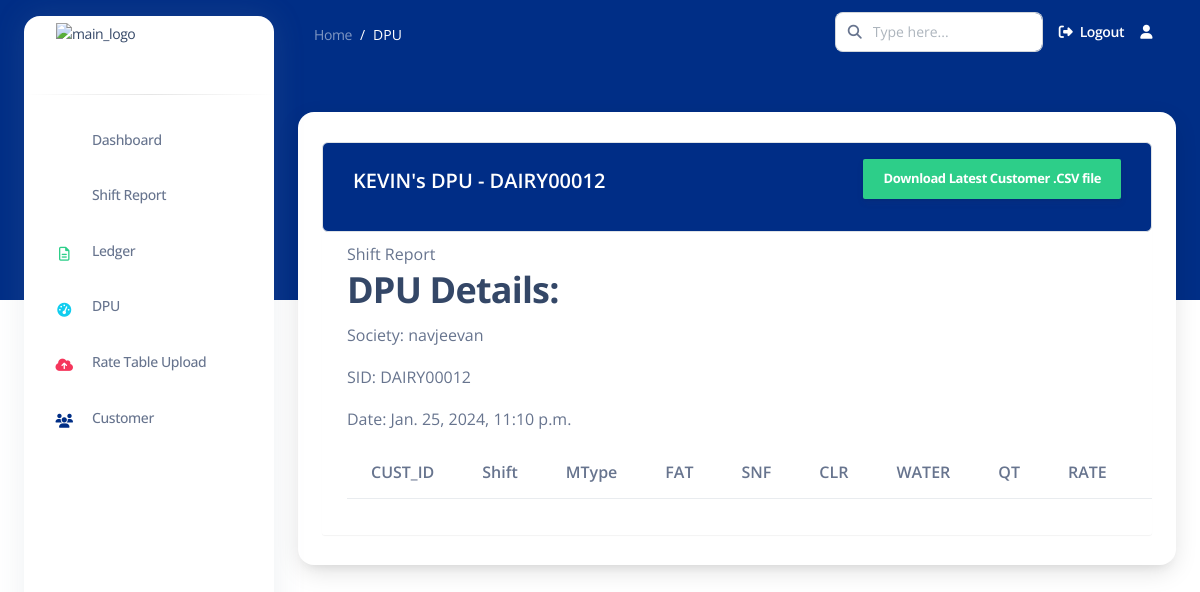
The app's page /dpudetails/DAIRY00012/, older data.
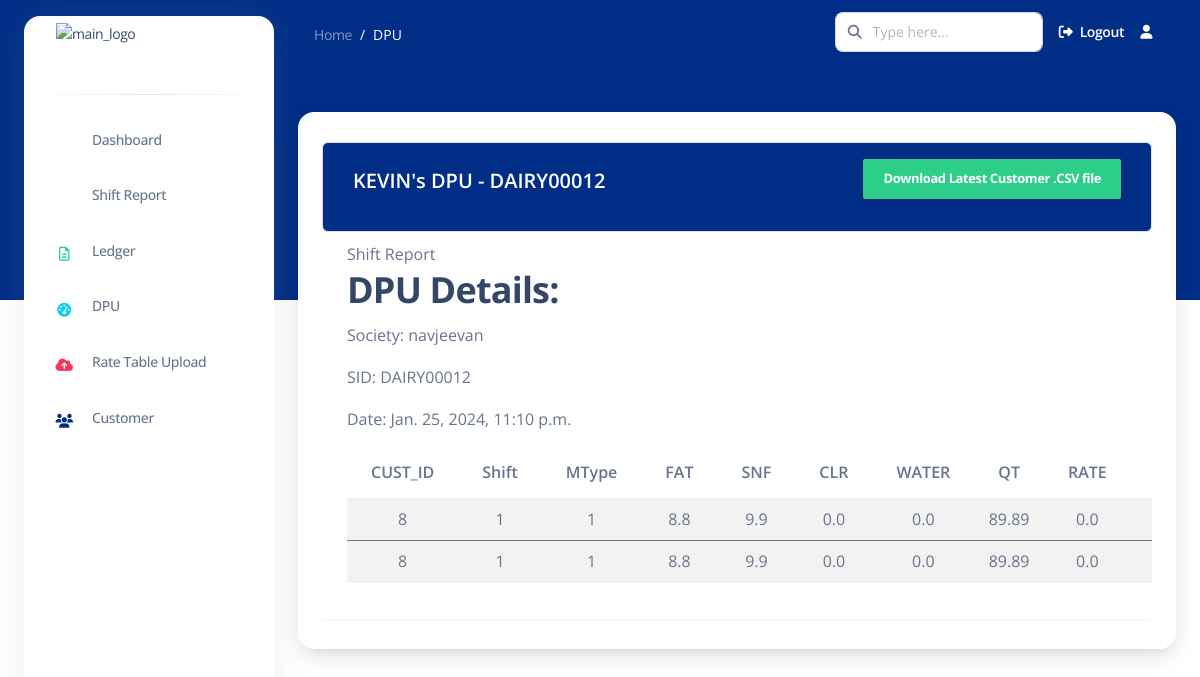
The same page, newer data.
### apps/common/models.py (models this page shows, shortened)
class DPU(models.Model):
    user = models.ForeignKey(User, on_delete=models.CASCADE)
    location = models.CharField(max_length=255)
    st_id = models.CharField(max_length=50, unique=True, primary_key=True)  # Renamed from dpu_id to st_id
    society = models.CharField(max_length=255)
    mobile_number = models.CharField(max_length=15)
    owner = models.CharField(max_length=255)
    STATUS_CHOICES = [
        ('active', 'Active'),
        ('deactivated', 'Deactivated'),
    ]
    status = models.CharField(max_length=20, choices=STATUS_CHOICES, default='active')
    date = models.DateTimeField(auto_now_add=True)  # Automatically set on creation

class DREC(models.Model):
    REC_TYPE = models.CharField(max_length=255, default="", blank=True)
    SLIP_TYPE = models.IntegerField(null=True, default=None)
    ST_ID = models.ForeignKey(DPU, on_delete=models.CASCADE, related_name='drecs')  # Use ForeignKey instead of OneToOneField
    CUST_ID = models.IntegerField(null=True, default=None)
    TotalFileRecord = models.IntegerField(null=True, default=None)
    FlagEdited = models.CharField(max_length=255, default="", blank=True)
    MType = models.CharField(max_length=255,null=True, default=None)
    RecordingDate = models.DateField(null=True, default=None)
    SHIFT = models.CharField(max_length=255,null=True, default=None)
    FAT = models.FloatField(null=True, default=None)
    FAT_UNIT = models.CharField(max_length=255, default="", blank=True)
    SNF = models.FloatField(null=True, default=None)
    SNF_UNIT = models.CharField(max_length=255, default="", blank=True)
    CLR = models.FloatField(null=True, default=None)
    CLR_UNIT = models.CharField(max_length=255, default="", blank=True)
    WATER = models.FloatField(null=True, default=None)
    WATER_UNIT = models.CharField(max_length=255, default="", blank=True)
    QT = models.FloatField(null=True, default=None)
    QT_UNIT = models.CharField(max_length=255, default="", blank=True)
    RATE = models.FloatField(null=True, default=None)
    Amount = models.FloatField(null=True, default=None)
    CAmount = models.FloatField(null=True, default=None)
    CSR_NO = models.IntegerField(null=True, default=None)
    CREV = models.IntegerField(null=True, default=None)
    END_TAG = models.CharField(max_length=255, default="", blank=True)
    dpuid = models.CharField(max_length=255, default="", blank=True)

### apps/common/views.py (the view)
# urls.py: path('dpudetails/<str:dpuid>/', dpudetails, name='dpudetails'),
def dpudetails(request, dpuid):
    dpu = get_object_or_404(DPU, st_id=dpuid)
    drecs = dpu.drecs.all()  # Use the correct related name
    context = {
        'dpu': dpu,
        'drecs': drecs,
    }
    return render(request, 'common/dpudetails.html', context)

### templates/common/dpudetails.html (shortened to what this page needs)
{% extends 'base2.html' %}
{% load static %}
{% load crispy_forms_tags %}
{% block content %}
<nav class="navbar navbar-main navbar-expand-lg px-0 mx-4 shadow-none border-radius-xl " id="navbarBlur"
    data-scroll="false">
    <div class="container-fluid py-1 px-3">
        <nav aria-label="breadcrumb">
            <ol class="breadcrumb bg-transparent mb-0 pb-0 pt-1 px-0 me-sm-6 me-5">
                <li class="breadcrumb-item text-sm"><a class="opacity-5 text-white" href="">Home</a>
                </li>
                <li class="breadcrumb-item text-sm text-white active" aria-current="page">DPU</li>
            </ol>
        </nav>
        <div class="collapse navbar-collapse mt-sm-0 mt-2 me-md-0 me-sm-4" id="navbar">
            <div class="ms-md-auto pe-md-3 d-flex align-items-center">
                <div class="input-group">
                    <span class="input-group-text text-body"><i class="fas fa-search" aria-hidden="true"></i></span>
                    <input type="text" class="form-control" placeholder="Type here...">
                </div>
            </div>
            <ul class="navbar-nav  justify-content-end">
                <li class="nav-item d-flex align-items-center">
                    <a href="{% url 'logout' %}" class="nav-link text-white font-weight-bold px-0">
                        <i class="fa fa-sign-out me-sm-1"></i>
                        <span class="d-sm-inline d-none">Logout</span>
                    </a>
                </li>
                <li class="nav-item dropdown pe-2 px-3 d-flex align-items-center">
                    <a href="javascript:;" class="nav-link text-white p-0" id="dropdownMenuButton"
                        data-bs-toggle="dropdown" aria-expanded="false">
                        <i class="fa fa-user cursor-pointer"></i>
                    </a>
                </li>
            </ul>
        </div>
    </div>
</nav>
<div class="container-fluid mt-5">
    <div class="card o-hidden border-0 shadow-lg mt-5">
        <div class="container">
            <div class="table-wrapper table-responsive">
                <div class="table-title border rounded">
                    <div class="row">
                        <div class="col-sm-6">
                            <h5 class="text-white mt-2">{{ dpu.user.username }}'s DPU - {{ dpu.st_id }}</h5>
                        </div>
                        <div class="col-md-6">
                        <form method="post" action="{% url 'download_latest_csv' st_id=dpu.st_id %}">
                            <input type="submit" class="btn btn-success" value="Download Latest Customer .CSV file">
                          </form>
                        </div>
                    </div>
                </div>
                <table class="table table-striped table-hover rounded table-responsive">
                    <thead>
                        <h2>DPU Details:</h2>
                        <p>Society: {{ dpu.society }}</p>
                        <p>SID: {{ dpu.st_id }}</p>
                        <p>Date: {{ dpu.date }}</p>
                        <tr>
                            <th>CUST_ID </th>
                            <th>Shift</th>
                            <th>MType</th>
                            <th>FAT</th>
                            <th>SNF</th>
                            <th>CLR</th>
                            <th>WATER</th>
                            <th>QT</th>
                            <th>RATE</th>
                            <th>Amount</th>
                        </tr>
                    </thead>
                    {% for drec in drecs %}
                    <tbody>
                        <tr class="align-items-center text-align-center rounded">
                            <td>{{ drec.CUST_ID }}</td>
                            <td>{{ drec.SHIFT }}</td>
                            <td>{{ drec.MType }}</td>
                            <td>{{ drec.FAT }}</td>
                            <td>{{ drec.SNF }}</td>
                            <td>{{ drec.CLR }}</td>
                            <td>{{ drec.WATER }}</td>
                            <td>{{ drec.QT }}</td>
                            <td>{{ drec.RATE }}</td>
                            <td>{{ drec.Amount }}</td>
                        </tr>
                    </tbody>
                    {% endfor %}
                </table>
            </div>
        </div>
    </div>
</div>
{% endblock content %}

### templates/base2.html (shortened to what this page needs)
{% load static %}
<!DOCTYPE html>
<html lang="en">
<head>
    <link href="{% static 'assets/css/nucleo-icons.css'%}" rel="stylesheet" />
    <link href="{% static 'assets/css/nucleo-svg.css'%}" rel="stylesheet" />
    <link rel="stylesheet" href="path/to/font-awesome/css/font-awesome.min.css">
    <link href="{% static 'assets/css/nucleo-svg.css'%}" rel="stylesheet" />
    <link id="pagestyle" href="{% static 'assets/css/argon-dashboard.css' %}" rel="stylesheet" />
</head>
<body class="g-sidenav-show ">
    <aside
        class="sidenav bg-white navbar navbar-vertical navbar-expand-xs border-0 border-radius-xl my-3 fixed-start ms-4 "
        id="sidenav-main">
        <div class="sidenav-header">
            <a class="navbar-brand m-0" href="" target="_blank">
                <img src="{% static 'assets/img/rapturetech_logo.jpeg'%}" class="navbar-brand-img h-100"
                    alt="main_logo">
            </a>
        </div>
        <hr class="horizontal dark mt-0">
        <div class="collapse navbar-collapse  w-auto " id="sidenav-collapse-main">
            <ul class="navbar-nav">
                <li class="nav-item">
                    <a class="nav-link" href="{% url 'dashboard' %}">
                        <div
                            class="icon icon-shape icon-sm border-radius-md text-center me-2 d-flex align-items-center justify-content-center">
                            <i class="ni ni-tv-2 text-primary text-sm opacity-10"></i>
                        </div>
                        <span class="nav-link-text ms-1">Dashboard</span>
                    </a>
                </li>
                <li class="nav-item">
                    <a class="nav-link " href="{% url 'shift_report' %}">
                        <div
                            class="icon icon-shape icon-sm border-radius-md text-center me-2 d-flex align-items-center justify-content-center">
                            <i class="ni ni-single-copy-04 text-warning text-sm opacity-10"></i>
                        </div>
                        <span class="nav-link-text ms-1">Shift Report</span>
                    </a>
                </li>
                <li class="nav-item">
                    <a class="nav-link " href="#">
                        <div
                            class="icon icon-shape icon-sm border-radius-md text-center me-2 d-flex align-items-center justify-content-center">
                            <i class="fa fa-file-text-o text-success text-sm opacity-10" aria-hidden="true"></i>
                        </div>
                        <span class="nav-link-text ms-1">Ledger</span>
                    </a>
                </li>
                <li class="nav-item">
                    <a class="nav-link " href="{% url 'active_dpu' %}">
                        <div
                            class="icon icon-shape icon-sm border-radius-md text-center me-2 d-flex align-items-center justify-content-center">
                            <i class="fa fa-tachometer text-info text-sm opacity-10" aria-hidden="true"></i>
                        </div>
                        <span class="nav-link-text ms-1">DPU</span>
                    </a>
                </li>
                <li class="nav-item">
                    <a class="nav-link " href="./pages/rtl.html">
                        <div
                            class="icon icon-shape icon-sm border-radius-md text-center me-2 d-flex align-items-center justify-content-center">
                            <i class="fa fa-cloud-upload text-danger text-sm opacity-10" aria-hidden="true"></i>
                        </div>
                        <span class="nav-link-text ms-1">Rate Table Upload</span>
                    </a>
                </li>
                <li class="nav-item">
                    <a class="nav-link" href="{% url 'upload_customer_csv' %}">
                        <div
                            class="icon icon-shape icon-sm border-radius-md text-center me-2 d-flex align-items-center justify-content-center">
                            <i class="fa fa-users text-primary text-sm opacity-10" aria-hidden="true"></i>
                        </div>
                        <span class="nav-link-text ms-1">Customer</span>
                    </a>
                </li>
            </ul>
        </div>
    </aside>
    <main class="main-content position-relative border-radius-lg ">
        {% block content %} {% endblock content %}
    </main>
</body>
</html>

### static/assets/css/nucleo-svg.css (style rules this page uses)
.icon { display: inline-block; color: #111111; height: 1em; width: 1em; }
.icon-sm { height: 0.8em; width: 0.8em; }
.icon { fill: currentColor; stroke: none; }

### templates/common/dpudetails.html (style rules this page uses)
.table-wrapper { background: #fff; padding: 20px 25px; margin: 30px 0; border-radius: 3px; box-shadow: 0 1px 1px rgba(0, 0, 0, .05); }
.table-title { padding-bottom: 1px; background: #002d86; color: #fff !important; padding: 16px 30px; margin: -20px -25px 10px; border-radius: 3px 3px 0 0; }
.table-title .btn { color: #fff; float: right; font-size: 13px; border: none; min-width: 50px; border-radius: 2px; border: none; outline: none !important; margin-left: 10px; }
tr { text-align: center; }
td { padding: 1px; text-align: center; }

Row changes from the older to the newer data that the page shows:
added DREC: CUST_ID "8", SHIFT "1", MType "1", FAT "8.8", SNF "9.9", CLR "0.0", WATER "0.0", QT "89.89", RATE "0.0"
added DREC: CUST_ID "8", SHIFT "1", MType "1", FAT "8.8", SNF "9.9", CLR "0.0", WATER "0.0", QT "89.89", RATE "0.0"
